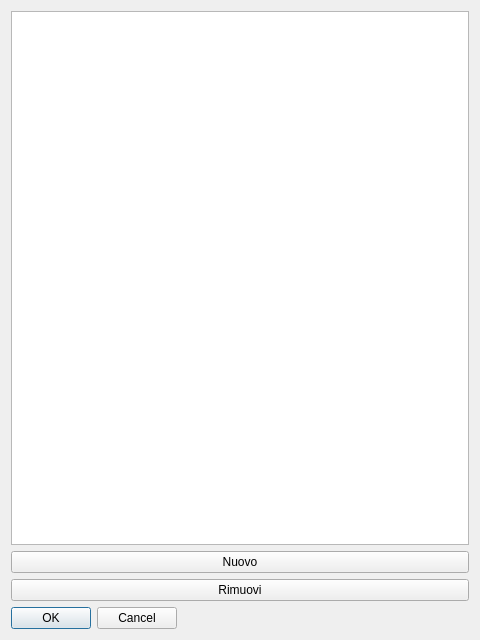
<?xml version="1.0" encoding="UTF-8"?>
<ui version="4.0">
 <class>roster</class>
 <widget class="QWidget" name="roster">
  <property name="geometry">
   <rect>
    <x>0</x>
    <y>0</y>
    <width>480</width>
    <height>640</height>
   </rect>
  </property>
  <property name="sizePolicy">
   <sizepolicy hsizetype="MinimumExpanding" vsizetype="MinimumExpanding">
    <horstretch>0</horstretch>
    <verstretch>0</verstretch>
   </sizepolicy>
  </property>
  <property name="windowTitle">
   <string>Form</string>
  </property>
  <layout class="QVBoxLayout" name="verticalLayout">
   <item>
    <widget class="QTableView" name="tableViewPlayers">
     <property name="sizePolicy">
      <sizepolicy hsizetype="MinimumExpanding" vsizetype="MinimumExpanding">
       <horstretch>0</horstretch>
       <verstretch>0</verstretch>
      </sizepolicy>
     </property>
     <property name="editTriggers">
      <set>QAbstractItemView::AnyKeyPressed</set>
     </property>
     <property name="cornerButtonEnabled">
      <bool>false</bool>
     </property>
    </widget>
   </item>
   <item>
    <widget class="QPushButton" name="pushButtonNew">
     <property name="text">
      <string>Nuovo</string>
     </property>
    </widget>
   </item>
   <item>
    <widget class="QPushButton" name="pushButtonDelete">
     <property name="text">
      <string>Rimuovi</string>
     </property>
    </widget>
   </item>
   <item>
    <widget class="QDialogButtonBox" name="buttonBox">
     <property name="sizePolicy">
      <sizepolicy hsizetype="Fixed" vsizetype="Fixed">
       <horstretch>0</horstretch>
       <verstretch>0</verstretch>
      </sizepolicy>
     </property>
     <property name="standardButtons">
      <set>QDialogButtonBox::Cancel|QDialogButtonBox::Ok</set>
     </property>
    </widget>
   </item>
  </layout>
 </widget>
 <resources/>
 <connections/>
</ui>
